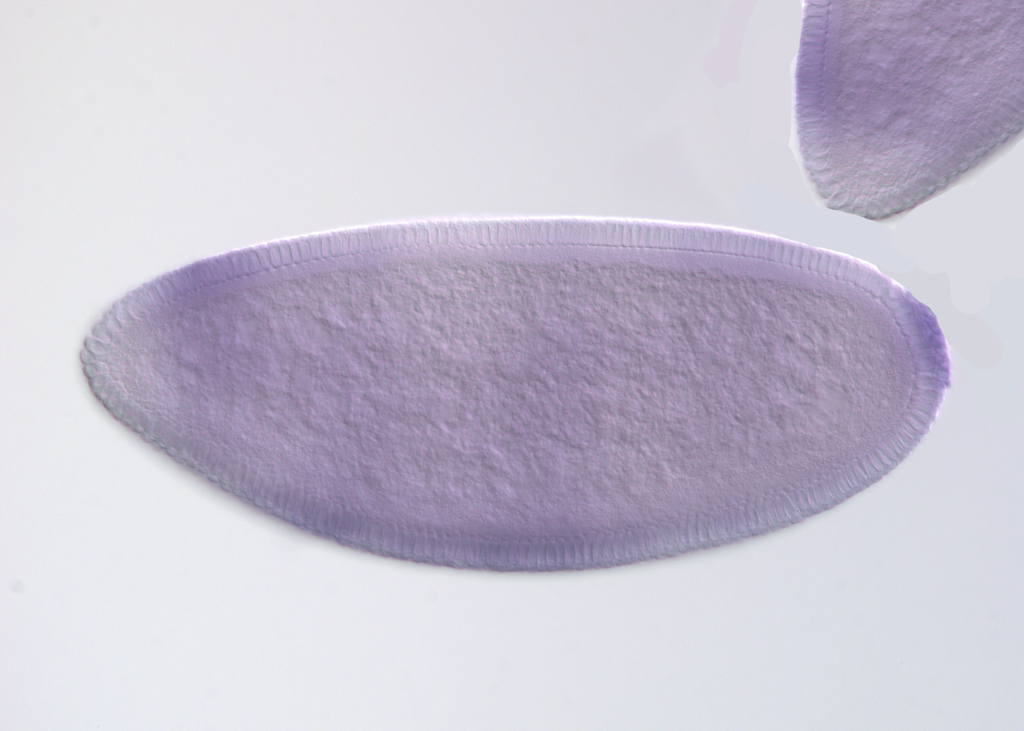
%> input picture data/touchingEmb2.png, 2048 x 1462 px, given in place of touching2.jpg, which was not available (shown at 1/2 size)
$ octave toyExamples_Fanny.m   (GNU Octave 9; MATLAB toolbox functions it lacks are replaced by stand-ins)
%> lines starting %> are read from the running program, lines starting %| are printed output that depends on the picture; in (x1, y1, x2, y2) boxes, pixels count from 0 and x2, y2 are one past the last pixel; in counts of white or black regions, pixels touching at a corner belong together; the program's own positions count from 1; pictures that were not available may be replaced by others from this repository, and a replacement may not be noted
### SuperpixelMRF_DM/loadDataFruitfly.m

doEmbryo = 0;
doGut = 0;
doTouching = 1;

if doEmbryo
  X = imread('../data/embryo.png');
  X = imresize(X,0.5);
elseif doGut
  X = imread('../data/gut.png');
  X = imresize(X,0.5);
  X = mean(X,3);
  %X = histeq(X);
elseif doTouching
  imgName = '../data/touchingEmb/touching2';
  X = imread([imgName,'.jpg']);
%> X is the input picture: size 1462x2048x3 uint8; mean R, G, B 200, 195.2, 210.6
  X = imresize(X,0.3);
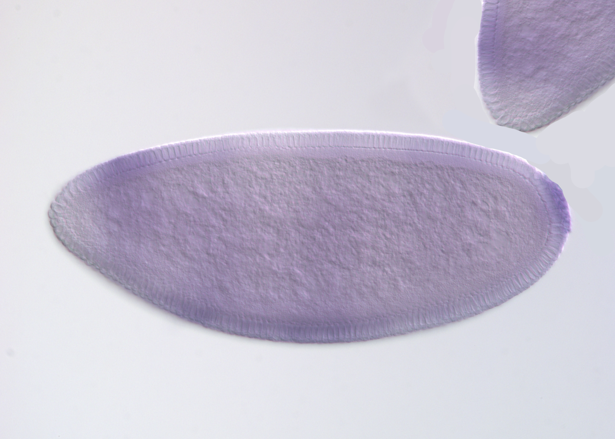
%> X: size 439x615x3 uint8; mean R, G, B 200, 195.2, 210.6
  mask = imread('../data/touchingEmb/mask2.png');
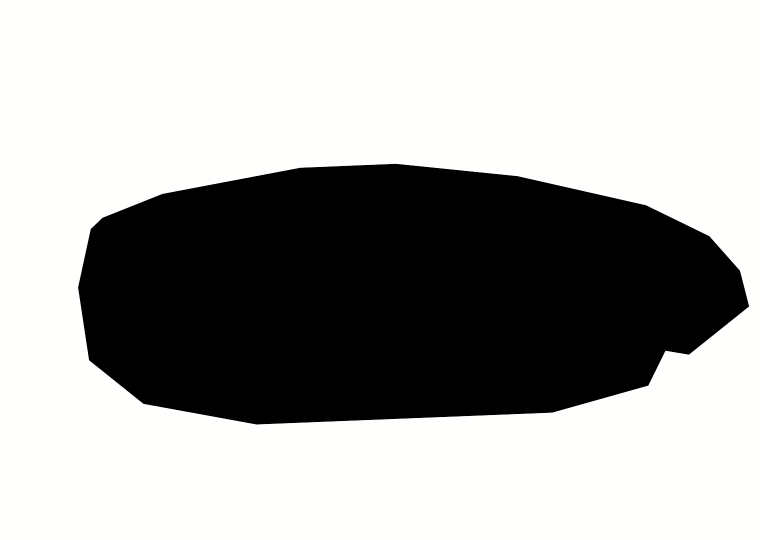
%> input picture data/touchingEmb/mask2.png, 1520 x 1080 px (shown at 1/2 size)
%> mask is the input picture: size 1080x1520x3 uint8; mean R, G, B 168.5, 168.5, 167.9
  mask = imresize(mask(:,:,1),.3);
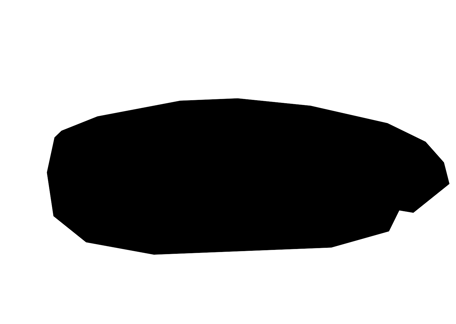
%> mask: size 324x456 uint8; min 0, max 255, mean 168.5
end


if superpixel ==0
  X = mean(X,3);
%> X: size 439x615 double
  X = (255 - X)/255;
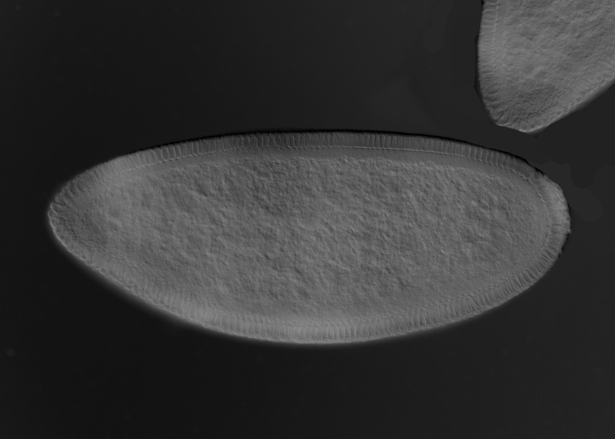
%> X: size 439x615 double; min 0, max 0.542, mean 0.208
end

%figure;imagesc(X);
nNodes = length(X(:));
%> nNodes = 269985
nStates = 2;
[nRows,nCols] = size(X);
%> nRows = 439; nCols = 615

### SuperpixelMRF_DM/ChanVese/chanvese_exp.m
function [phi0 seg] = chanvese_exp(I,mask,num_iter,mu, nodeBelMF, hybrid_b, prior_phis, kernel_sigma, Epsilon,beta,lambda)

% Only works  for emb3!
imboundary = findboundary(prior_phis(:,:,1));

no_ex = size(prior_phis,3);
method = 'chan';
[m,n] = size(I);


%%  Preprocessing
% Resize
s = 200./min(size(I,1),size(I,2)); % resize scale
if s<1
    I = imresize(I,s);
end

% [7 lines of commented-out code are left out]
P = double(I);
%end
layer = 1;

%%  Different masks
if ischar(mask)
    switch lower (mask)
        case 'small'
            mask = maskcircle2(I,'small');
        case 'medium'
            mask = maskcircle2(I,'medium');
        case 'large'
            mask = maskcircle2(I,'large');
        case 'whole'
            mask = maskcircle2(I,'whole');
            %mask = init_mask(I,30);
        case 'whole+small'
            m1 = maskcircle2(I,'whole');
            m2 = maskcircle2(I,'small');
            mask = zeros(size(I,1),size(I,2),2);
            mask(:,:,1) = m1(:,:,1);
            mask(:,:,2) = m2(:,:,2);
        otherwise
            error('unrecognized mask shape name (MASK).');
    end
else
    if s<1
        mask = imresize(mask,s);
    end
    if size(mask,1)>size(I,1) || size(mask,2)>size(I,2)
        error('dimensions of mask unmatch those of the image.')
    end
    % [6 lines of commented-out code are left out]

end

%% Run algorithm

%-- Initialization
%   Get the level set function of the initial mask
mask = mask(:,:,1);
phi0 = mask; %make_sdfunc(mask);
sd_phis = prior_phis;
%   initial force, set to eps to avoid division by zeros
force = eps;
%-- End Initialization


% %  constant EQ_M term
% expLambdaPhi = exp(lambda*phi0(:));
% probLogistic = 1./(expLambdaPhi + 1);
% EQ_M = lambda*(probLogistic.*nodeBelMF(:,2) - (1-probLogistic).*nodeBelMF(:,1));
% EQ_M = reshape(EQ_M,size(phi0,1),size(phi0,2));


%-- Display settings
figure(1)
%figure(2)
subplot(2,2,1); imshow(I); title('Input Image');
subplot(2,2,2); contour(flipud(phi0), [0 0], 'r','LineWidth',1); title('initial contour');
subplot(2,2,3); imshow(I); title('Segmentation');
%-- End Display original image and mask

%-- Main loop
for i=1:num_iter

    inidx = find(phi0>=0); % frontground index
    outidx = find(phi0<0); % background index
    force_image = 0; % initial image force for each layer

    %% Image dependent force p(i|phi)

    %     % Reinitialize phi
    %     phi0(inidx) = 1;
    %     phi0(outidx) = 0;
    %     phi0 = make_sdfunc(phi0);


    %
    for j=1:layer
        L = im2double(P(:,:,j)); % get one image component
        c1 = sum(sum(L.*Heaviside(phi0,Epsilon)))/(length(inidx)+eps); % average inside of Phi0
        c2 = sum(sum(L.*(1-Heaviside(phi0,Epsilon))))/(length(outidx)+eps); % average outside of Phi0
        force_image=-(L-c1).^2+(L-c2).^2+force_image;
        % sum Image Force on all components (used for vector image)
        % if 'chan' is applied, this loop become one sigle code as a
        % result of layer = 1
    end

    % Compute MRF term
    % Calculate EQ_M
    if hybrid_b == 1
        expLambdaPhi = exp(lambda*phi0(:));
        probLogistic = 1./(expLambdaPhi + 1);
        EQ_M = lambda*(probLogistic.*nodeBelMF(:,2) - (1-probLogistic).*nodeBelMF(:,1));
        EQ_M = reshape(EQ_M,size(phi0,1),size(phi0,2));
    end
    %% Compute Shape prior term

    if kernel_sigma         % Want to incorporate prior?

        %Epsilon = 10; %10; log(i);

        diff_phi_mat = Heaviside(repmat(phi0, [1 1 no_ex]), Epsilon) - Heaviside(sd_phis, Epsilon);
        %figure; imagesc(diff_phi_mat(:,:,1)); colorbar;
        %figure; imagesc(Heaviside(sd_phis(:,:,1), Epsilon)); colorbar
        %figure; imagesc(phi0); colorbar;
        %pause
        % Calculate difference
        delta_eps = (1/Epsilon)*(1./(1+phi0.^2/Epsilon^2));
        no_ex = size(prior_phis,3);

        % Calculate distance
        dist_phis = get_Hdistance(repmat(phi0, [1 1 no_ex]),prior_phis, Epsilon);
        %figure; imagesc(diff_phi_mat(:,:,1));

        %% Kernel density
        %help_vec = exp((-dist_phis)/(2*kernel_sigma));
        %max_dist_phis = max(dist_phis);
        %dist_phis2 = dist_phis - max_dist_phis;

        help_vec = exp(-(dist_phis/max(dist_phis)));%/(2*kernel_sigma));
        %help_vec = help_vec/(max(help_vec)); % Normalize for numercal stability
        norm_const = sum(help_vec)+eps;

        % Actual term to add
        alpha_i = reshape(kron(help_vec,ones(m,n)),[m n no_ex]);
        prior_term = delta_eps.*(sum(alpha_i.*diff_phi_mat,3))/(norm_const*2*kernel_sigma);


        %% Non kernel density
        % [5 lines of commented-out code are left out]
        if max(max(prior_term)) > 1e-10
            prior_term = prior_term/max(max(prior_term));
        end
        %         figure(200)
        %         plot(help_vec);
        %pause


    end


    %% Add to external force p(phi)

    % Stepsize
    if kernel_sigma == 0
        stepsize = 0; %3e5;%*i^(-2/3);
        %stepsize = 0;
    else
        stepsize = 1;
        %stepsize = 1e2;
    end

    %
    if hybrid_b ==0 && kernel_sigma == 0         % CV
        force = mu*kappa(phi0, Epsilon)./max(max(abs(kappa(phi0, Epsilon))))+1/layer.*force_image;
    elseif hybrid_b == 0 &&  kernel_sigma ~= 0   % CV with Prior
        force1 = mu*kappa(phi0, Epsilon)./max(max(abs(kappa(phi0, Epsilon))))+1/layer.*force_image;
        %force1=0;
        force = force1 - stepsize*prior_term;
    elseif hybrid_b == 1 && kernel_sigma ~= 0    % CV with MRF with Prior
        force = mu*kappa(phi0, Epsilon)./max(max(abs(kappa(phi0, Epsilon)))) + beta*EQ_M - stepsize*prior_term;%/max(max(EQ_M))+1/layer.*force_image;
    else
        force = mu*kappa(phi0, Epsilon)./max(max(abs(kappa(phi0, Epsilon)))) + beta*EQ_M; %- stepsize*prior_term;%/max(max(EQ_M))+1/layer.*force_image;
    end

    % Normalize the force
    force = force./(max(max(abs(force))));

    % Stepsize dt
    dt=0.5;

    % Update phi
    old = phi0;
    phi0 = phi0+dt.*force;
    new = phi0;


    % Check stopping condition
    %indicator = checkstop(old,new,dt);
    indicator = 0;
    current_cont = zeros(size(phi0));
    current_cont(phi0<0) = 0;
    current_cont(phi0>=0) = 1;
    current_bound = findboundary(current_cont);
    % [9 lines of commented-out code are left out]
    if(mod(i,20) == 0)
        %figure(1)
        %subplot(2,2,3);
        showphi(I,phi0,i);
        %subplot(2,2,1); imagesc(phi0/max(max(phi0))+imboundary);

    end;
    if indicator % decide to stop or continue
        figure(1)
        showphi(I,phi0,i);

        % Get mask from level set function phi
        seg = phi0>=0; % !!
        figure(1)
        subplot(2,2,4); imshow(seg); title('Global Region-Based Segmentation');

        return;
    end
end;
figure(1)
showphi(I,phi0,i);

% Get mask from level set function phi
seg = phi0>=0;
figure(1)
subplot(2,2,4); imshow(seg); title('Global Region-Based Segmentation');

### hybrid/make_sdfunc.m
function sdfunc = make_sdfunc(mask)

% Gets you a function with >0 inside the region and <0 outside.
% -> a signed distance function
sdfunc = -(bwdist(mask)-bwdist(1-mask)+im2double(mask)-.5);

### SuperpixelMRF_DM/ChanVese/findboundary.m
function boundary_im = findboundary(X,radius)
if ~exist('radius')
            radius = 1;
end
se = strel('disk',radius);
dilatedIm = imdilate(X,se);
boundary_im = dilatedIm - X;

### SuperpixelMRF_DM/MRF/toyExamples_Fanny.m
clear all

close all

%% Combined MRF and Level Set
%max_iter = 300;
%generateData;
superpixel = 0;
loadDataFruitfly;
Epsilon = 1;

iter_max = 50;
mf_iter_max = 500;
i = 0;
diff = 1;

% [25 lines of commented-out code are left out]


%% Run Chan Vese
I = X;
% Customerized Mask
m = zeros(size(I,1),size(I,2));
m(10:size(I,1)-10,10:size(I,2)-10) = 1;
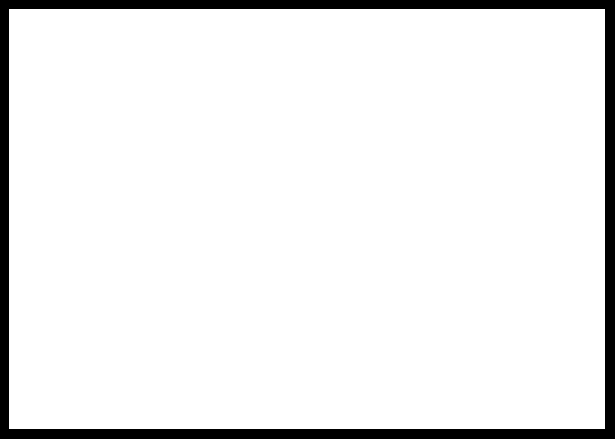
%> m: size 439x615 double; values 0 (black) and 1 (white), 92.7% white; 1 black region, box (x1, y1, x2, y2) and area: (0, 0, 615, 439) 19665
mask = make_sdfunc(m);
prior_phis = mask; % just to get the size
seg = chanvese_exp(I,mask,600,0.1, [], 0, prior_phis,0,Epsilon,1,1);
%> the run ends on the next line
